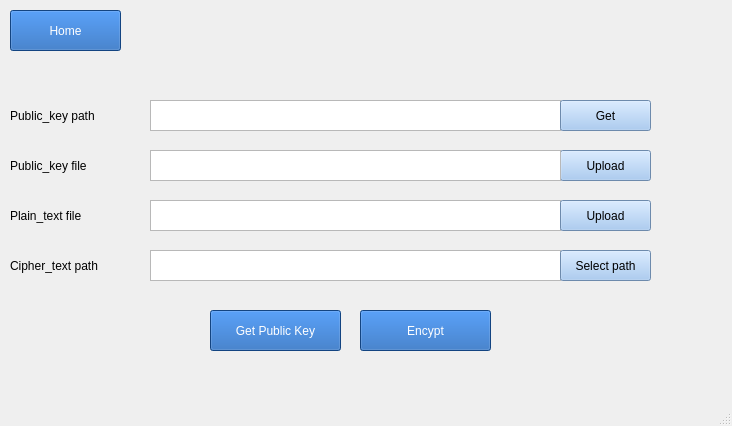
<?xml version="1.0" encoding="UTF-8"?>
<ui version="4.0">
 <class>MainWindow</class>
 <widget class="QMainWindow" name="MainWindow">
  <property name="geometry">
   <rect>
    <x>0</x>
    <y>0</y>
    <width>732</width>
    <height>426</height>
   </rect>
  </property>
  <property name="windowTitle">
   <string>MainWindow</string>
  </property>
  <widget class="QWidget" name="centralwidget">
   <widget class="QTextBrowser" name="pubPathTxb">
    <property name="geometry">
     <rect>
      <x>150</x>
      <y>100</y>
      <width>411</width>
      <height>31</height>
     </rect>
    </property>
   </widget>
   <widget class="QTextBrowser" name="cipTxb">
    <property name="geometry">
     <rect>
      <x>150</x>
      <y>250</y>
      <width>411</width>
      <height>31</height>
     </rect>
    </property>
   </widget>
   <widget class="QLabel" name="label_4">
    <property name="geometry">
     <rect>
      <x>10</x>
      <y>100</y>
      <width>131</width>
      <height>31</height>
     </rect>
    </property>
    <property name="text">
     <string>Public_key path</string>
    </property>
   </widget>
   <widget class="QPushButton" name="homeBtn">
    <property name="geometry">
     <rect>
      <x>10</x>
      <y>10</y>
      <width>111</width>
      <height>41</height>
     </rect>
    </property>
    <property name="styleSheet">
     <string notr="true">color: rgb(255, 255, 255);
background-color: rgb(26, 95, 180);</string>
    </property>
    <property name="text">
     <string>Home</string>
    </property>
   </widget>
   <widget class="QLabel" name="label_7">
    <property name="geometry">
     <rect>
      <x>10</x>
      <y>250</y>
      <width>131</width>
      <height>31</height>
     </rect>
    </property>
    <property name="text">
     <string>Cipher_text path</string>
    </property>
   </widget>
   <widget class="QLabel" name="label_3">
    <property name="geometry">
     <rect>
      <x>10</x>
      <y>200</y>
      <width>131</width>
      <height>31</height>
     </rect>
    </property>
    <property name="text">
     <string>Plain_text file</string>
    </property>
   </widget>
   <widget class="QTextBrowser" name="plaTxb">
    <property name="geometry">
     <rect>
      <x>150</x>
      <y>200</y>
      <width>411</width>
      <height>31</height>
     </rect>
    </property>
   </widget>
   <widget class="QPushButton" name="getPubPath">
    <property name="geometry">
     <rect>
      <x>560</x>
      <y>100</y>
      <width>91</width>
      <height>31</height>
     </rect>
    </property>
    <property name="styleSheet">
     <string notr="true">background-color: rgb(153, 193, 241);</string>
    </property>
    <property name="text">
     <string>Get</string>
    </property>
   </widget>
   <widget class="QPushButton" name="getPubBtn">
    <property name="geometry">
     <rect>
      <x>210</x>
      <y>310</y>
      <width>131</width>
      <height>41</height>
     </rect>
    </property>
    <property name="styleSheet">
     <string notr="true">color: rgb(255, 255, 255);
	background-color: rgb(26, 95, 180);</string>
    </property>
    <property name="text">
     <string>Get Public Key</string>
    </property>
   </widget>
   <widget class="QPushButton" name="encryptBtn">
    <property name="geometry">
     <rect>
      <x>360</x>
      <y>310</y>
      <width>131</width>
      <height>41</height>
     </rect>
    </property>
    <property name="styleSheet">
     <string notr="true">color: rgb(255, 255, 255);
	background-color: rgb(26, 95, 180);</string>
    </property>
    <property name="text">
     <string>Encypt</string>
    </property>
   </widget>
   <widget class="QPushButton" name="uploadPubBtn">
    <property name="geometry">
     <rect>
      <x>560</x>
      <y>150</y>
      <width>91</width>
      <height>31</height>
     </rect>
    </property>
    <property name="styleSheet">
     <string notr="true">background-color: rgb(153, 193, 241);</string>
    </property>
    <property name="text">
     <string>Upload</string>
    </property>
   </widget>
   <widget class="QPushButton" name="uploadCipBtn">
    <property name="geometry">
     <rect>
      <x>560</x>
      <y>250</y>
      <width>91</width>
      <height>31</height>
     </rect>
    </property>
    <property name="styleSheet">
     <string notr="true">background-color: rgb(153, 193, 241);</string>
    </property>
    <property name="text">
     <string>Select path</string>
    </property>
   </widget>
   <widget class="QPushButton" name="uploadPlaintBtn">
    <property name="geometry">
     <rect>
      <x>560</x>
      <y>200</y>
      <width>91</width>
      <height>31</height>
     </rect>
    </property>
    <property name="styleSheet">
     <string notr="true">background-color: rgb(153, 193, 241);</string>
    </property>
    <property name="text">
     <string>Upload</string>
    </property>
   </widget>
   <widget class="QLabel" name="label_5">
    <property name="geometry">
     <rect>
      <x>10</x>
      <y>150</y>
      <width>131</width>
      <height>31</height>
     </rect>
    </property>
    <property name="text">
     <string>Public_key file</string>
    </property>
   </widget>
   <widget class="QTextBrowser" name="pubFileTxb">
    <property name="geometry">
     <rect>
      <x>150</x>
      <y>150</y>
      <width>411</width>
      <height>31</height>
     </rect>
    </property>
   </widget>
  </widget>
  <widget class="QMenuBar" name="menubar">
   <property name="geometry">
    <rect>
     <x>0</x>
     <y>0</y>
     <width>732</width>
     <height>22</height>
    </rect>
   </property>
  </widget>
  <widget class="QStatusBar" name="statusbar"/>
 </widget>
 <resources/>
 <connections/>
</ui>
